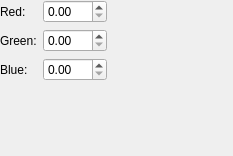
<?xml version="1.0" encoding="UTF-8"?>
<ui version="4.0">
 <class>ColorSourceUi</class>
 <widget class="QWidget" name="ColorSourceUi">
  <property name="geometry">
   <rect>
    <x>0</x>
    <y>0</y>
    <width>233</width>
    <height>156</height>
   </rect>
  </property>
  <property name="windowTitle">
   <string>Form</string>
  </property>
  <layout class="QVBoxLayout" name="verticalLayout">
   <property name="margin">
    <number>0</number>
   </property>
   <item>
    <layout class="QFormLayout" name="formLayout">
     <property name="fieldGrowthPolicy">
      <enum>QFormLayout::ExpandingFieldsGrow</enum>
     </property>
     <item row="0" column="0">
      <widget class="QLabel" name="label">
       <property name="text">
        <string>Red:</string>
       </property>
      </widget>
     </item>
     <item row="0" column="1">
      <widget class="QDoubleSpinBox" name="component0SpinBox">
       <property name="maximum">
        <double>255.000000000000000</double>
       </property>
      </widget>
     </item>
     <item row="1" column="0">
      <widget class="QLabel" name="label_2">
       <property name="text">
        <string>Green:</string>
       </property>
      </widget>
     </item>
     <item row="1" column="1">
      <widget class="QDoubleSpinBox" name="component1SpinBox">
       <property name="maximum">
        <double>255.000000000000000</double>
       </property>
      </widget>
     </item>
     <item row="2" column="0">
      <widget class="QLabel" name="label_3">
       <property name="text">
        <string>Blue:</string>
       </property>
      </widget>
     </item>
     <item row="2" column="1">
      <widget class="QDoubleSpinBox" name="component2SpinBox">
       <property name="maximum">
        <double>255.000000000000000</double>
       </property>
      </widget>
     </item>
    </layout>
   </item>
  </layout>
 </widget>
 <resources/>
 <connections/>
</ui>
